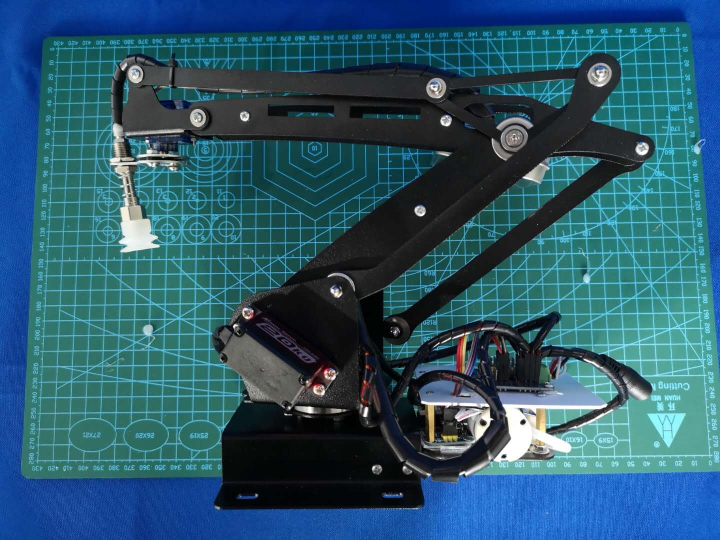
#> input picture marm.jpg, 1440 x 1080 px (shown at 1/2 size)
$ python dianji.py
#> lines starting #> are read from the running program, lines starting #| are printed output that depends on the picture
import cv2
import numpy as np
import math  as mt

img=cv2.imread("marm.jpg")
#> img is the input picture: shape (1080, 1440, 3); mean B, G, R 109.5, 89.3, 42.7

#图像缩一半便于屏幕显示处理
shape=img.shape
#> shape = (1080, 1440, 3)
print(shape)
#| (1080, 1440, 3)
H=int(shape[0]/2)
#> H = 540
W=int(shape[1]/2)
#> W = 720
print(W,H)
#| 720 540
img=cv2.resize(img,(W,H))
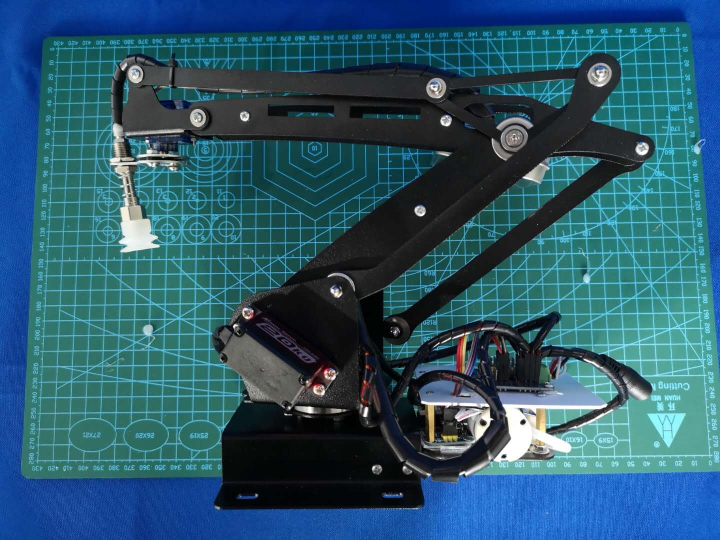
#> img: shape (540, 720, 3); mean B, G, R 109.7, 89.4, 42.8
imgcon=img.copy()
print(img.shape)
#| (540, 720, 3)

centerm2=(260,360)
centerm1=(500,140)
def drawmotor(centerm,angle):
    color=(0,255,0)
    r=30
    cv2.circle(img,centerm,r,color,5)
    rect=(centerm,(2*r,4),angle)
    box = cv2.boxPoints(rect).astype(np.int0)
    cv2.drawContours(img,[box],0,(255,0,0),3)


for i in range(10):
    angle=i*10
    #电机02
    drawmotor(centerm2,angle)
    cv2.imshow("marm",img)
    cv2.waitKey(1000)
    #恢复背景
    img=imgcon.copy()
#> this loop made 10 passes
#> pass 1, `cv2.imshow("marm",img)`:
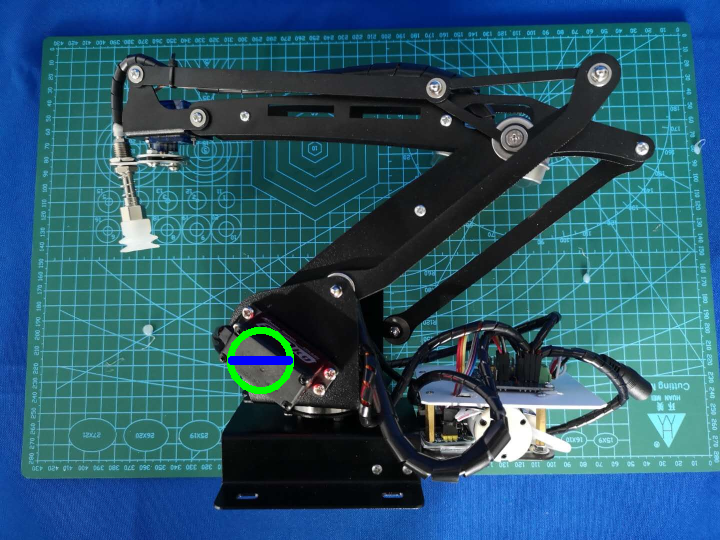
#> window 'marm': shape (540, 720, 3); mean B, G, R 109.7, 89.8, 42.5
#> pass 2, `cv2.imshow("marm",img)`:
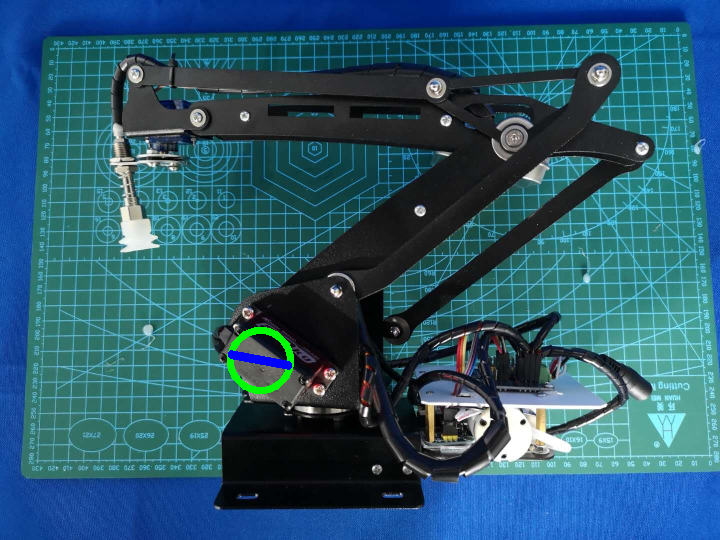
#> window 'marm': shape (540, 720, 3); mean B, G, R 109.7, 89.8, 42.5

cv2.destroyAllWindows()
